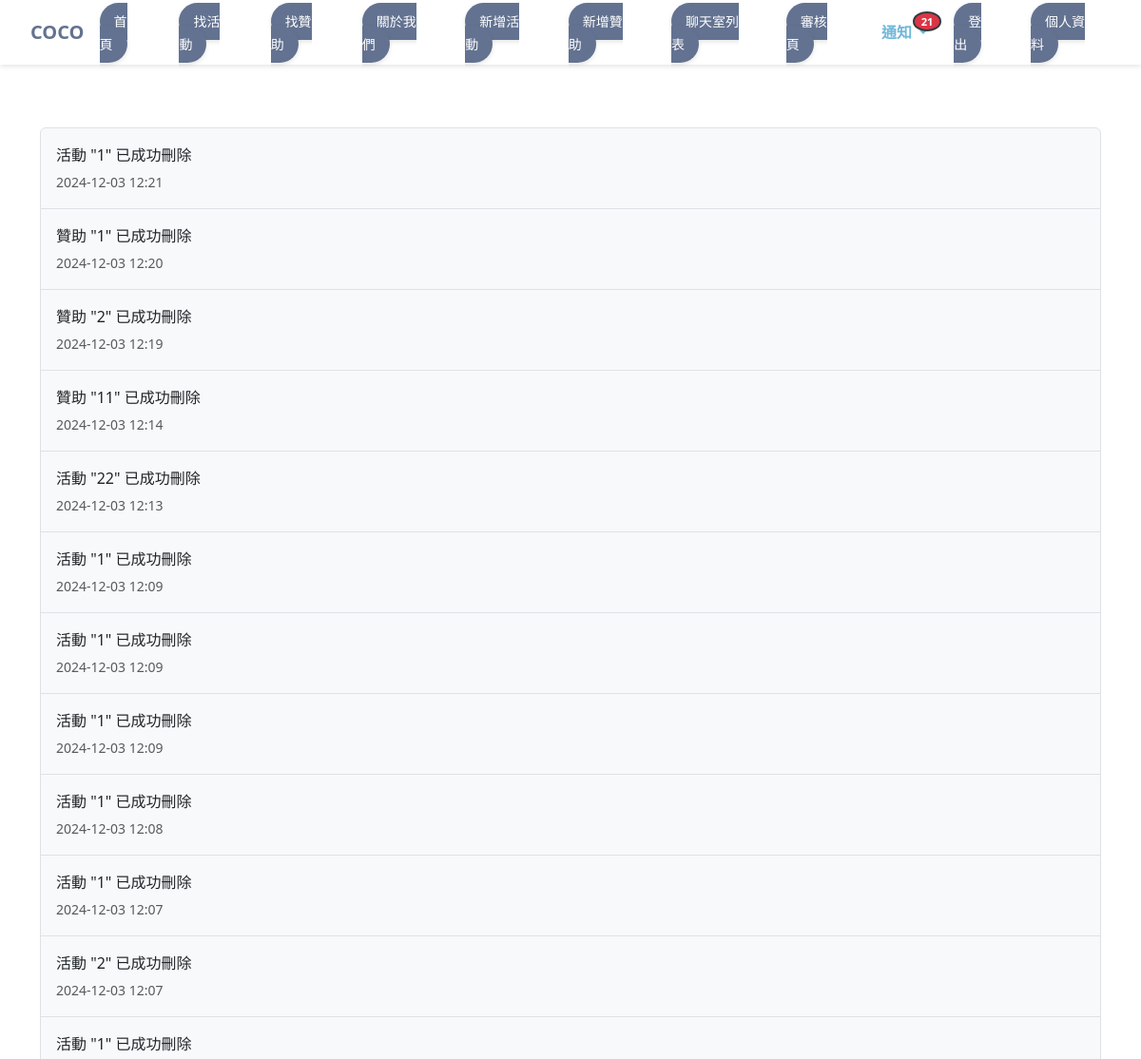
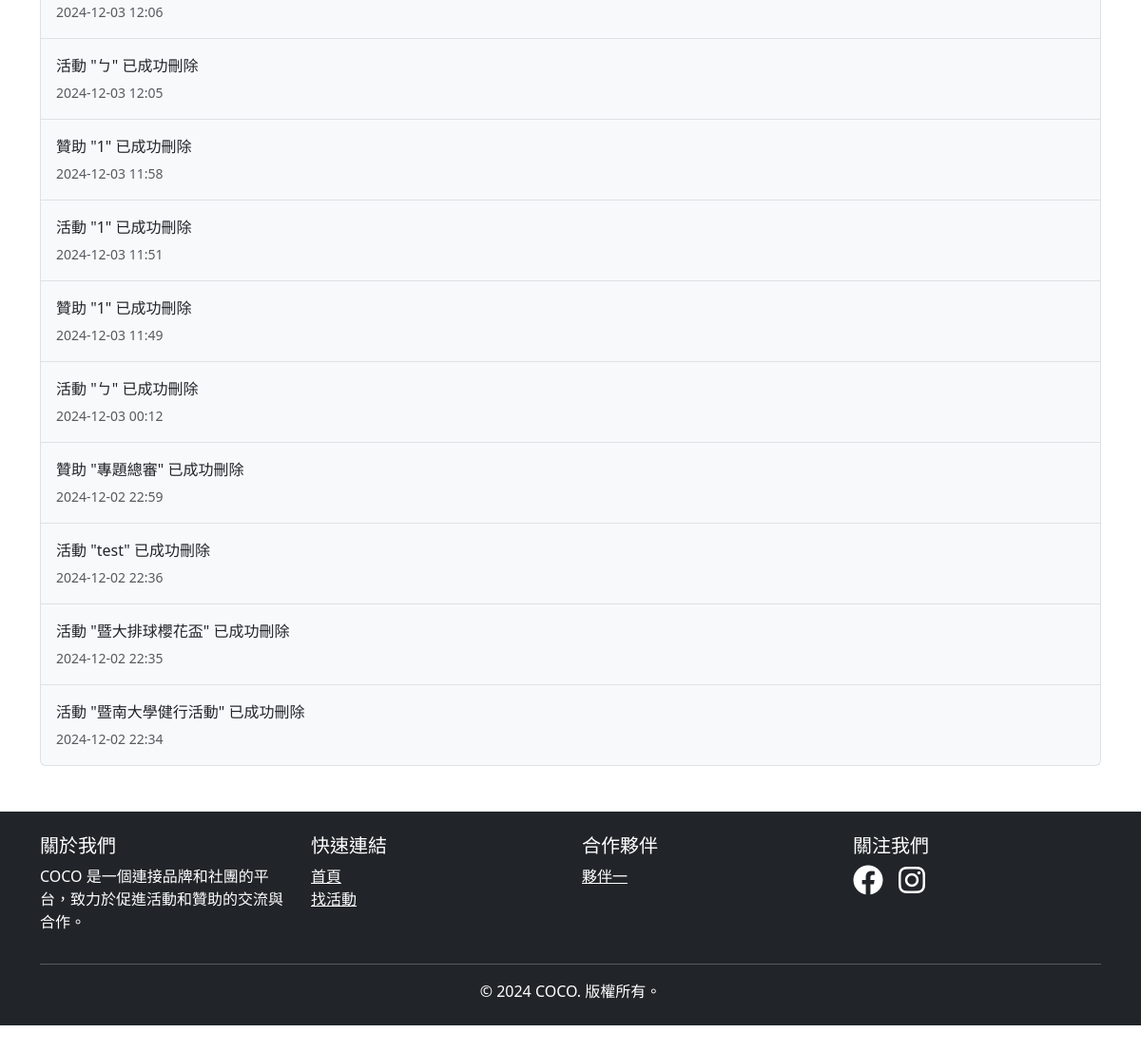
The app's page /notifications/ (signed in) with its own data (2 pictures, top to bottom).
### events/models.py (models this page shows, shortened)
class Notification(models.Model):
    user = models.ForeignKey(User, on_delete=models.CASCADE, related_name='notifications')
    activity = models.ForeignKey('Activitynew', on_delete=models.CASCADE, null=True, blank=True)
    sponsorship = models.ForeignKey('Sponsorshipnew', on_delete=models.CASCADE, null=True, blank=True)
    message = models.CharField(max_length=255)
    created_at = models.DateTimeField(auto_now_add=True)
    is_read = models.BooleanField(default=False)
    class Meta:
        ordering = ['-created_at']

### events/views.py (the view)
# urls.py: path('notifications/', views.notification_list, name='notification_list'),
@login_required
def notification_list(request):
    notifications = Notification.objects.filter(user=request.user).order_by('-created_at')
    return render(request, 'events/notification_list.html', {'notifications': notifications})

### events/context_processors.py (called while the page is built)
def notifications(request):
    if request.user.is_authenticated:
        notifications = Notification.objects.filter(user=request.user).order_by('-created_at')
        unread_count = notifications.filter(is_read=False).count()
        return {
            'notifications': notifications[:5],  # 只在這裡進行切片
            'unread_notifications_count': unread_count
        }
    return {}

### events/templates/events/notification_list.html
{% extends 'base.html' %}
{% block content %}
<div class="container mt-4">
    <h2 class="mb-4"> <br> </h2>
    {% if notifications %}
        <div class="list-group">
        {% for notification in notifications %}
            <div class="list-group-item d-flex justify-content-between align-items-center py-3 {% if not notification.is_read %}bg-light{% endif %}">
                <div>
                    <p class="mb-1">{{ notification.message }}</p>
                    <small class="text-muted">{{ notification.created_at|date:"Y-m-d H:i" }}</small>
                </div>
            </div>
        {% endfor %}
        </div>
    {% else %}
        <div class="alert alert-info text-center">目前沒有通知。</div>
    {% endif %}
</div>
{% endblock %}

### events/static/css/styles.css (style rules this page uses)
body { padding-top: 3rem; padding-bottom: 3rem; color: rgb(var(--bs-tertiary-color-rgb)); }

### records on screen
Notification: message "活動 \"1\" 已成功刪除", created_at "2024-12-03 12:21"
Notification: message "贊助 \"1\" 已成功刪除", created_at "2024-12-03 12:20"
Notification: message "贊助 \"2\" 已成功刪除", created_at "2024-12-03 12:19"
Notification: message "贊助 \"11\" 已成功刪除", created_at "2024-12-03 12:14"
Notification: message "活動 \"22\" 已成功刪除", created_at "2024-12-03 12:13"
Notification: message "活動 \"1\" 已成功刪除", created_at "2024-12-03 12:09"
Notification: message "活動 \"1\" 已成功刪除", created_at "2024-12-03 12:09"
Notification: message "活動 \"1\" 已成功刪除", created_at "2024-12-03 12:09"
Notification: message "活動 \"1\" 已成功刪除", created_at "2024-12-03 12:08"
Notification: message "活動 \"1\" 已成功刪除", created_at "2024-12-03 12:07"
Notification: message "活動 \"2\" 已成功刪除", created_at "2024-12-03 12:07"
Notification: message "活動 \"1\" 已成功刪除", created_at "2024-12-03 12:06"
Notification: message "活動 \"ㄅ\" 已成功刪除", created_at "2024-12-03 12:05"
Notification: message "贊助 \"1\" 已成功刪除", created_at "2024-12-03 11:58"
Notification: message "活動 \"1\" 已成功刪除", created_at "2024-12-03 11:51"
Notification: message "贊助 \"1\" 已成功刪除", created_at "2024-12-03 11:49"
Notification: message "活動 \"ㄅ\" 已成功刪除", created_at "2024-12-03 00:12"
Notification: message "贊助 \"專題總審\" 已成功刪除", created_at "2024-12-02 22:59"
Notification: message "活動 \"test\" 已成功刪除", created_at "2024-12-02 22:36"
Notification: message "活動 \"暨大排球櫻花盃\" 已成功刪除", created_at "2024-12-02 22:35"
Notification: message "活動 \"暨南大學健行活動\" 已成功刪除", created_at "2024-12-02 22:34"

### other values on screen
{{ unread_notifications_count }} "21"
